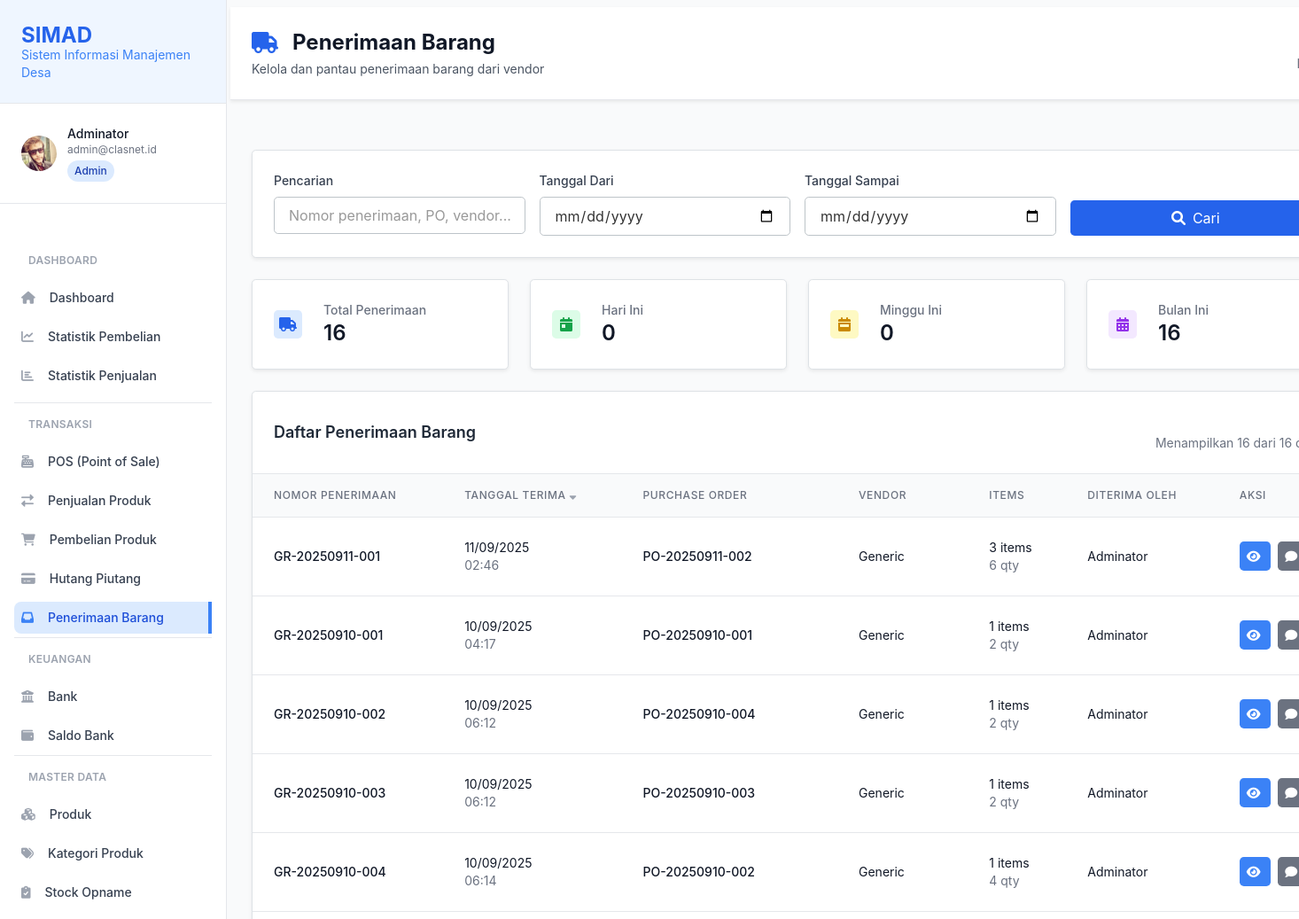
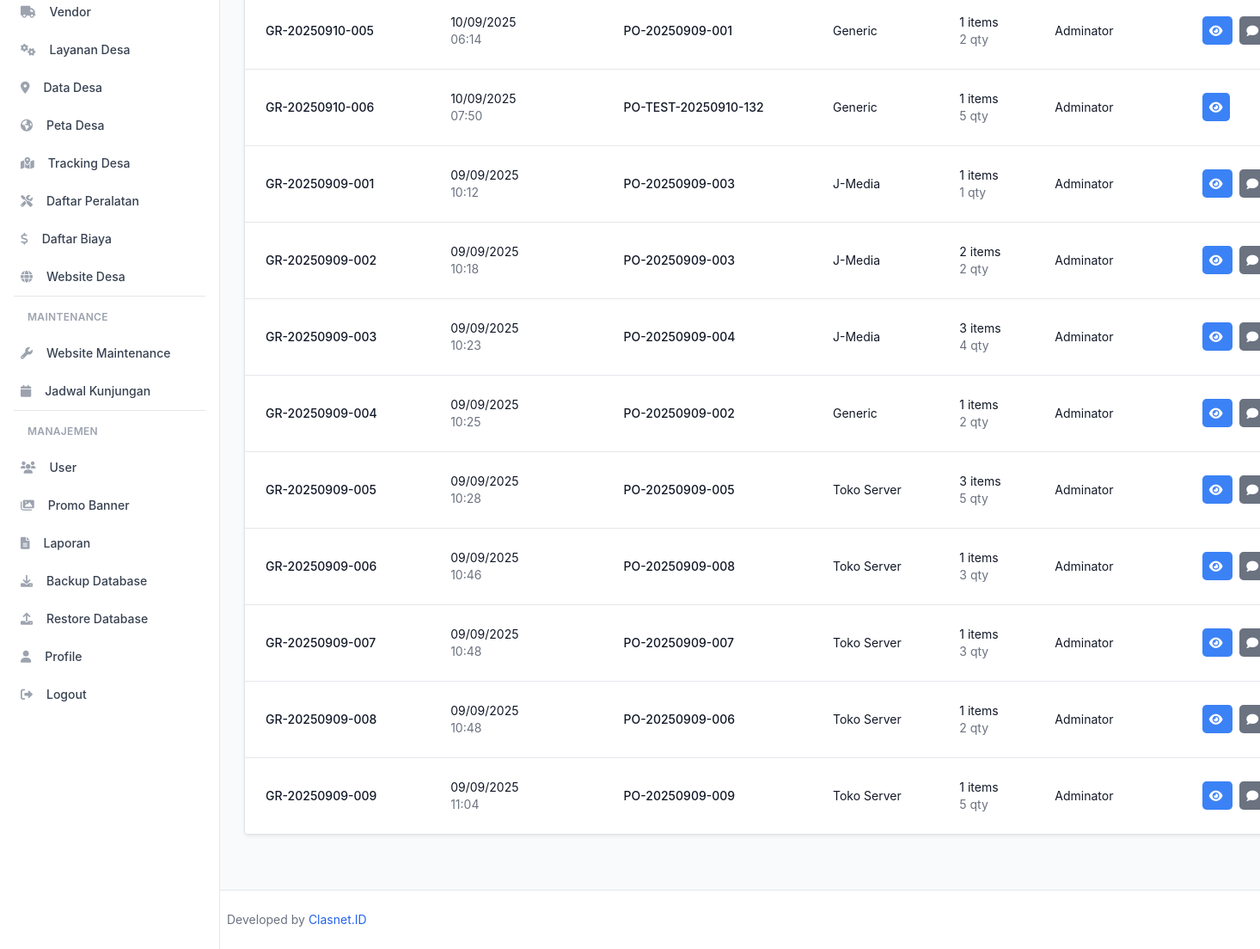
/penerimaan.php (signed in), run on the app's committed database (2 pictures, top to bottom).
### tables this page shows
CREATE TABLE `users` (
  `id` int(11) NOT NULL,
  `username` varchar(50) NOT NULL,
  `email` varchar(100) NOT NULL,
  `password` varchar(255) NOT NULL,
  `nama_lengkap` varchar(100) NOT NULL,
  `role` enum('admin','akunting','supervisor','teknisi','programmer','sales','finance') NOT NULL,
  `no_hp` varchar(20) DEFAULT NULL,
  `foto_profil` varchar(255) DEFAULT NULL,
  `status` enum('aktif','nonaktif') DEFAULT 'aktif',
  `created_at` timestamp NOT NULL DEFAULT current_timestamp(),
  `updated_at` timestamp NOT NULL DEFAULT current_timestamp() ON UPDATE current_timestamp(),
  `last_login` timestamp NULL DEFAULT NULL
);

CREATE TABLE `penerimaan_barang` (
  `id` int(11) NOT NULL,
  `pembelian_id` int(11) NOT NULL,
  `nomor_penerimaan` varchar(20) NOT NULL,
  `tanggal_terima` date NOT NULL,
  `user_id` int(11) NOT NULL COMMENT 'User yang menerima barang',
  `catatan` text DEFAULT NULL,
  `foto_bukti` varchar(255) DEFAULT NULL,
  `created_at` timestamp NOT NULL DEFAULT current_timestamp()
);

CREATE TABLE `pembelian` (
  `id` int(11) NOT NULL,
  `nomor_po` varchar(20) NOT NULL COMMENT 'Purchase Order Number',
  `vendor_id` int(11) NOT NULL,
  `desa_id` int(11) DEFAULT NULL,
  `user_id` int(11) NOT NULL COMMENT 'User yang membuat PO',
  `tanggal_pembelian` date NOT NULL,
  `tanggal_dibutuhkan` date DEFAULT NULL COMMENT 'Tanggal barang dibutuhkan',
  `metode_pembayaran` enum('tunai','transfer','tempo') NOT NULL,
  `bank_id` int(11) NOT NULL,
  `total_amount` decimal(15,2) NOT NULL,
  `dp_amount` decimal(15,2) DEFAULT 0.00 COMMENT 'Down Payment',
  `sisa_amount` decimal(15,2) DEFAULT 0.00 COMMENT 'Sisa pembayaran',
  `jumlah_terbayar` decimal(15,2) DEFAULT 0.00,
  `tanggal_jatuh_tempo` date DEFAULT NULL,
  `status_pembelian` enum('draft','dikirim','diterima_sebagian','diterima_lengkap','dibatalkan') DEFAULT 'draft',
  `status_pembayaran` enum('belum_bayar','dp','lunas') DEFAULT 'belum_bayar',
  `catatan` text DEFAULT NULL,
  `alamat_pengiriman` text DEFAULT NULL,
  `created_at` timestamp NOT NULL DEFAULT current_timestamp(),
  `updated_at` timestamp NOT NULL DEFAULT current_timestamp() ON UPDATE current_timestamp()
);

CREATE TABLE `vendor` (
  `id` int(11) NOT NULL,
  `kode_vendor` varchar(20) NOT NULL,
  `nama_vendor` varchar(100) NOT NULL,
  `nama_perusahaan` varchar(150) DEFAULT NULL,
  `alamat` text DEFAULT NULL,
  `kota` varchar(50) DEFAULT NULL,
  `provinsi` varchar(50) DEFAULT NULL,
  `kode_pos` varchar(10) DEFAULT NULL,
  `nama_kontak` varchar(100) DEFAULT NULL,
  `no_hp` varchar(20) DEFAULT NULL,
  `email` varchar(100) DEFAULT NULL,
  `website` varchar(100) DEFAULT NULL,
  `jenis_vendor` enum('supplier','distributor','manufacturer','reseller') DEFAULT 'supplier',
  `kategori_produk` varchar(100) DEFAULT NULL,
  `rating` decimal(3,2) DEFAULT 0.00,
  `status` enum('aktif','nonaktif') DEFAULT 'aktif',
  `catatan` text DEFAULT NULL,
  `created_at` timestamp NOT NULL DEFAULT current_timestamp(),
  `updated_at` timestamp NOT NULL DEFAULT current_timestamp() ON UPDATE current_timestamp()
);

### penerimaan.php (the view, shortened to what the rows shown need)
<?php
require_once 'config/database.php';
require_once 'config/auth.php';
$db = getDatabase();
$sort = $_GET['sort'] ?? 'tanggal_terima';
$order = $_GET['order'] ?? 'DESC';
$page = max(1, intval($_GET['page'] ?? 1));
$limit = 20;
$offset = ($page - 1) * $limit;
$where_conditions = [];
$params = [];
$where_clause = !empty($where_conditions) ? 'WHERE ' . implode(' AND ', $where_conditions) : '';
$order = strtoupper($order) === 'ASC' ? 'ASC' : 'DESC';
$penerimaan_query = "
    SELECT pb.*, p.nomor_po, v.nama_vendor, u.nama_lengkap as user_nama,
           COUNT(pd.id) as total_items,
           SUM(pd.quantity_terima) as total_quantity
    FROM penerimaan_barang pb
    LEFT JOIN pembelian p ON pb.pembelian_id = p.id
    LEFT JOIN vendor v ON p.vendor_id = v.id
    LEFT JOIN users u ON pb.user_id = u.id
    LEFT JOIN penerimaan_detail pd ON pb.id = pd.penerimaan_id
    {$where_clause}
    GROUP BY pb.id
    ORDER BY {$sort} {$order}
    LIMIT {$limit} OFFSET {$offset}
";
$penerimaan_list = $db->select($penerimaan_query, $params);
require_once 'layouts/header.php';
?>
<div class="bg-white shadow-sm border-b border-gray-200 mb-6">
    <div class="px-6 py-4">
        <div class="flex flex-col sm:flex-row sm:items-center sm:justify-between">
            <div>
                <h1 class="text-2xl font-bold text-gray-900 flex items-center">
                    <i class="fa fa-truck text-primary-600 mr-3"></i>
                    Penerimaan Barang
                </h1>
            </div>
        </div>
    </div>
</div>
<div class="max-w-7xl ml-0 px-4 sm:px-6 lg:px-8 py-8">
    <div class="bg-white rounded-lg shadow-sm border border-gray-200 overflow-hidden">
        <?php if (empty($penerimaan_list)): ?>
            <div class="text-center py-12">
                <i class="fas fa-truck text-gray-400 text-4xl mb-4"></i>
                <h3 class="text-lg font-medium text-gray-900 mb-2">Belum ada penerimaan barang</h3>
                <p class="text-gray-500">Penerimaan barang akan muncul di sini setelah Anda mencatat penerimaan dari purchase order.</p>
            </div>
        <?php else: ?>
            <div class="overflow-x-auto">
                <table class="min-w-full divide-y divide-gray-200">
                    <thead class="bg-gray-50">
                        <tr>
                            <th class="px-6 py-3 text-left text-xs font-medium text-gray-500 uppercase tracking-wider">
                                <a href="?<?= http_build_query(array_merge($_GET, ['sort' => 'nomor_penerimaan', 'order' => $sort === 'nomor_penerimaan' && $order === 'ASC' ? 'DESC' : 'ASC'])) ?>" class="group inline-flex items-center">
                                    Nomor Penerimaan
                                </a>
                            </th>
                            <th class="px-6 py-3 text-left text-xs font-medium text-gray-500 uppercase tracking-wider">
                                <a href="?<?= http_build_query(array_merge($_GET, ['sort' => 'tanggal_terima', 'order' => $sort === 'tanggal_terima' && $order === 'ASC' ? 'DESC' : 'ASC'])) ?>" class="group inline-flex items-center">
                                    Tanggal Terima
                                    <?php if ($sort === 'tanggal_terima'): ?>
                                        <i class="fas fa-sort-<?= $order === 'ASC' ? 'up' : 'down' ?> ml-1 text-gray-400"></i>
                                    <?php endif; ?>
                                </a>
                            </th>
                            <th class="px-6 py-3 text-left text-xs font-medium text-gray-500 uppercase tracking-wider">
                                <a href="?<?= http_build_query(array_merge($_GET, ['sort' => 'nomor_po', 'order' => $sort === 'nomor_po' && $order === 'ASC' ? 'DESC' : 'ASC'])) ?>" class="group inline-flex items-center">
                                    Purchase Order
                                </a>
                            </th>
                            <th class="px-6 py-3 text-left text-xs font-medium text-gray-500 uppercase tracking-wider">
                                <a href="?<?= http_build_query(array_merge($_GET, ['sort' => 'nama_vendor', 'order' => $sort === 'nama_vendor' && $order === 'ASC' ? 'DESC' : 'ASC'])) ?>" class="group inline-flex items-center">
                                    Vendor
                                </a>
                            </th>
                            <th class="px-6 py-3 text-left text-xs font-medium text-gray-500 uppercase tracking-wider">Items</th>
                            <th class="px-6 py-3 text-left text-xs font-medium text-gray-500 uppercase tracking-wider">Diterima Oleh</th>
                            <th class="px-6 py-3 text-left text-xs font-medium text-gray-500 uppercase tracking-wider">Aksi</th>
                        </tr>
                    </thead>
                    <tbody class="bg-white divide-y divide-gray-200">
                        <?php foreach ($penerimaan_list as $penerimaan): ?>
                        <tr class="hover:bg-gray-50">
                            <td class="px-6 py-4 whitespace-nowrap">
                                <div class="text-sm font-medium text-gray-900"><?= htmlspecialchars($penerimaan['nomor_penerimaan']) ?></div>
                            </td>
                            <td class="px-6 py-4 whitespace-nowrap">
                                <div class="text-sm text-gray-900"><?= date('d/m/Y', strtotime($penerimaan['tanggal_terima'])) ?></div>
                                <div class="text-sm text-gray-500"><?= date('H:i', strtotime($penerimaan['created_at'] ?? $penerimaan['tanggal_terima'])) ?></div>
                            </td>
                            <td class="px-6 py-4 whitespace-nowrap">
                                <div class="text-sm font-medium text-gray-900"><?= htmlspecialchars($penerimaan['nomor_po']) ?></div>
                            </td>
                            <td class="px-6 py-4 whitespace-nowrap">
                                <div class="text-sm text-gray-900"><?= htmlspecialchars($penerimaan['nama_vendor']) ?></div>
                            </td>
                            <td class="px-6 py-4 whitespace-nowrap">
                                <div class="text-sm text-gray-900"><?= $penerimaan['total_items'] ?> items</div>
                                <div class="text-sm text-gray-500"><?= $penerimaan['total_quantity'] ?> qty</div>
                            </td>
                            <td class="px-6 py-4 whitespace-nowrap">
                                <div class="text-sm text-gray-900"><?= htmlspecialchars($penerimaan['user_nama']) ?></div>
                            </td>
                            <td class="px-6 py-4 whitespace-nowrap text-sm font-medium space-x-2">
                                <a href="penerimaan-view.php?id=<?= $penerimaan['id'] ?>"
                                   class="bg-blue-500 hover:bg-blue-600 text-white p-2 rounded-lg"
                                   title="Lihat Detail">
                                    <i class="fa fa-eye"></i>
                                </a>
                                <?php if (!empty($penerimaan['catatan'])): ?>
                                <span class="bg-gray-500 text-white p-2 rounded-lg" title="<?= htmlspecialchars($penerimaan['catatan']) ?>">
                                    <i class="fa fa-comment"></i>
                                </span>
                                <?php endif; ?>
                            </td>
                        </tr>
                        <?php endforeach; ?>
                    </tbody>
                </table>
            </div>
        <?php endif; ?>
    </div>
</div>
<?php require_once 'layouts/footer.php'; ?>

### layouts/header.php (shortened to what the rows shown need)
<?php
if (class_exists('AuthStatic') && AuthStatic::isLoggedIn()) {
    $user = AuthStatic::getCurrentUser();
}
?>
<!DOCTYPE html>
<html lang="id" class="h-full bg-gray-50">
<head>
    <link href="https://cdn.jsdelivr.net/npm/bootstrap@4.6.2/dist/css/bootstrap.min.css" rel="stylesheet">
    <script src="https://cdn.tailwindcss.com"></script>
    <link href="https://cdnjs.cloudflare.com/ajax/libs/font-awesome/6.0.0/css/all.min.css" rel="stylesheet">
    <link href="css/pwa-mobile.css?v=<?php echo time(); ?>" rel="stylesheet">
    <link href="https://cdn.jsdelivr.net/npm/select2@4.1.0-rc.0/dist/css/select2.min.css" rel="stylesheet" />
</head>
<body class="h-full bg-gray-50">
    <aside id="sidebar" class="fixed top-0 left-0 z-20 flex flex-col flex-shrink-0 hidden w-64 h-full font-normal duration-75 lg:flex transition-width" aria-label="Sidebar">
        <div class="relative flex-1 flex flex-col min-h-0 border-r border-gray-200 bg-white">
            <div class="px-4 py-4 border-b border-gray-200 bg-white">
                <div class="flex items-center space-x-3">
                    <div class="flex-1 min-w-0">
                        <p class="text-sm font-medium text-gray-900 truncate">
                            <?php echo htmlspecialchars($user['nama_lengkap'] ?? 'User'); ?>
                        </p>
                        <p class="text-xs text-gray-500 truncate">
                            <?php echo htmlspecialchars($user['email'] ?? ''); ?>
                        </p>
                        <span class="inline-flex items-center px-2 py-1 rounded-full text-xs font-medium bg-blue-100 text-blue-800 mt-1">
                            <?php echo ucfirst($user['role'] ?? 'user'); ?>
                        </span>
                    </div>
                </div>
            </div>
        </div>
    </aside>
    <div id="main-content" class="h-full w-full bg-gray-50 relative lg:ml-64 overflow-x-hidden">
        <main class="pt-2 px-1 sm:px-2 max-w-full">

### data on the page
users: nama_lengkap "Adminator", email "admin@clasnet.id", role "Admin"
penerimaan_barang: nomor_penerimaan "GR-20250911-001", tanggal_terima "11/09/2025", created_at "02:46", pembelian.nomor_po "PO-20250911-002", vendor.nama_vendor "Generic", total_items "3", total_quantity "6", user.nama_lengkap "Adminator"
penerimaan_barang: nomor_penerimaan "GR-20250910-001", tanggal_terima "10/09/2025", created_at "04:17", pembelian.nomor_po "PO-20250910-001", vendor.nama_vendor "Generic", total_items "1", total_quantity "2", user.nama_lengkap "Adminator"
penerimaan_barang: nomor_penerimaan "GR-20250910-002", tanggal_terima "10/09/2025", created_at "06:12", pembelian.nomor_po "PO-20250910-004", vendor.nama_vendor "Generic", total_items "1", total_quantity "2", user.nama_lengkap "Adminator"
penerimaan_barang: nomor_penerimaan "GR-20250910-003", tanggal_terima "10/09/2025", created_at "06:12", pembelian.nomor_po "PO-20250910-003", vendor.nama_vendor "Generic", total_items "1", total_quantity "2", user.nama_lengkap "Adminator"
penerimaan_barang: nomor_penerimaan "GR-20250910-004", tanggal_terima "10/09/2025", created_at "06:14", pembelian.nomor_po "PO-20250910-002", vendor.nama_vendor "Generic", total_items "1", total_quantity "4", user.nama_lengkap "Adminator"
penerimaan_barang: nomor_penerimaan "GR-20250910-005", tanggal_terima "10/09/2025", created_at "06:14", pembelian.nomor_po "PO-20250909-001", vendor.nama_vendor "Generic", total_items "1", total_quantity "2", user.nama_lengkap "Adminator"
penerimaan_barang: nomor_penerimaan "GR-20250910-006", tanggal_terima "10/09/2025", created_at "07:50", pembelian.nomor_po "PO-TEST-20250910-132", vendor.nama_vendor "Generic", total_items "1", total_quantity "5", user.nama_lengkap "Adminator"
penerimaan_barang: nomor_penerimaan "GR-20250909-001", tanggal_terima "09/09/2025", created_at "10:12", pembelian.nomor_po "PO-20250909-003", vendor.nama_vendor "J-Media", total_items "1", total_quantity "1", user.nama_lengkap "Adminator"
penerimaan_barang: nomor_penerimaan "GR-20250909-002", tanggal_terima "09/09/2025", created_at "10:18", pembelian.nomor_po "PO-20250909-003", vendor.nama_vendor "J-Media", total_items "2", total_quantity "2", user.nama_lengkap "Adminator"
penerimaan_barang: nomor_penerimaan "GR-20250909-003", tanggal_terima "09/09/2025", created_at "10:23", pembelian.nomor_po "PO-20250909-004", vendor.nama_vendor "J-Media", total_items "3", total_quantity "4", user.nama_lengkap "Adminator"
penerimaan_barang: nomor_penerimaan "GR-20250909-004", tanggal_terima "09/09/2025", created_at "10:25", pembelian.nomor_po "PO-20250909-002", vendor.nama_vendor "Generic", total_items "1", total_quantity "2", user.nama_lengkap "Adminator"
penerimaan_barang: nomor_penerimaan "GR-20250909-005", tanggal_terima "09/09/2025", created_at "10:28", pembelian.nomor_po "PO-20250909-005", vendor.nama_vendor "Toko Server", total_items "3", total_quantity "5", user.nama_lengkap "Adminator"
penerimaan_barang: nomor_penerimaan "GR-20250909-006", tanggal_terima "09/09/2025", created_at "10:46", pembelian.nomor_po "PO-20250909-008", vendor.nama_vendor "Toko Server", total_items "1", total_quantity "3", user.nama_lengkap "Adminator"
penerimaan_barang: nomor_penerimaan "GR-20250909-007", tanggal_terima "09/09/2025", created_at "10:48", pembelian.nomor_po "PO-20250909-007", vendor.nama_vendor "Toko Server", total_items "1", total_quantity "3", user.nama_lengkap "Adminator"
penerimaan_barang: nomor_penerimaan "GR-20250909-008", tanggal_terima "09/09/2025", created_at "10:48", pembelian.nomor_po "PO-20250909-006", vendor.nama_vendor "Toko Server", total_items "1", total_quantity "2", user.nama_lengkap "Adminator"
penerimaan_barang: nomor_penerimaan "GR-20250909-009", tanggal_terima "09/09/2025", created_at "11:04", pembelian.nomor_po "PO-20250909-009", vendor.nama_vendor "Toko Server", total_items "1", total_quantity "5", user.nama_lengkap "Adminator"

### other printed values
$stats['total_penerimaan'] "16"
$stats['hari_ini'] "0"
$stats['minggu_ini'] "0"
$stats['bulan_ini'] "16"
count($penerimaan_list) "16"
$total_records "16"
